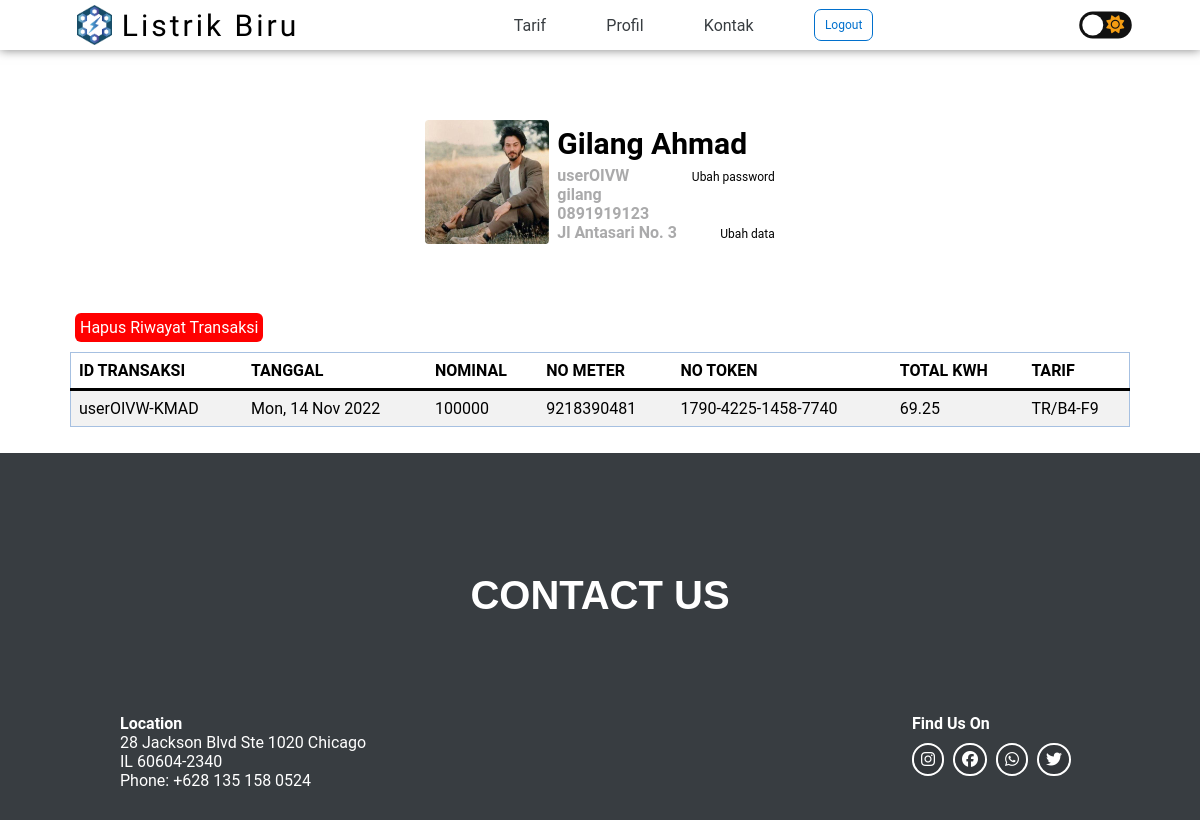
Page /user/profil.php (signed in) on the committed database.
### tables this page shows
CREATE TABLE `user` (
  `id` varchar(10) NOT NULL,
  `username` varchar(25) NOT NULL,
  `password` varchar(255) NOT NULL,
  `nama` varchar(255) NOT NULL,
  `telepon` varchar(255) NOT NULL,
  `alamat` varchar(255) NOT NULL,
  `foto` varchar(255) NOT NULL,
  `level` varchar(255) NOT NULL
);

CREATE TABLE `transaksi` (
  `id` varchar(15) NOT NULL,
  `iduser` varchar(10) NOT NULL,
  `tanggal` varchar(16) NOT NULL,
  `nominal` varchar(255) NOT NULL,
  `nometer` varchar(255) NOT NULL,
  `token` varchar(255) NOT NULL,
  `totalkwh` float NOT NULL,
  `idtarif` varchar(10) NOT NULL
);

### user/profil.php (the view, shortened to what this page needs)
<?php
    require '../php/connection.php';
    if($_SESSION['akun']['level'] == 'admin') {
        header("Location: ../index.php");
        exit;
    } else {
        $id_user = $_SESSION['akun']['id'];
        $sql = mysqli_query($conn, "SELECT * FROM user WHERE id = '$id_user'");
        $data = mysqli_fetch_array($sql);
    }
?>
<!DOCTYPE html>
<html lang="en">
<head>
    <link href="//db.onlinewebfonts.com/c/213e56f9ea368890b9d2da0577e49dab?family=Zona+Pro" rel="stylesheet" type="text/css"/>
    <link rel="stylesheet" href="../stylesheet/style.css">
    <link rel="stylesheet" href="../stylesheet/style-mobile.css">
</head>
<body class="mode-bg">
    <header class="main" id="home">
        <nav class="mode-bg">
            <div class="logo">
                <a href="../index.php" class="mode-text">
                    <img src="../img/logo/logo-listrik.png" alt="">
                    <p>Listrik Biru</p>
                </a>
            </div>
            <ul>
                <li><a class="mode-text" href="../tarif.php">Tarif</a></li>
                <?php if($_SESSION['akun']['level'] == 'admin') { ?>
                    <li><a class="mode-text" href="#">Transaksi</a></li>
                    <li><a class="mode-text" href="../pelanggan.php">Pelanggan</a></li>
                <?php } if($_SESSION['akun']['level'] == 'user') { ?>
                    <li><a class="mode-text" href="profil.php">Profil</a></li>
                    <li><a class="mode-text" href="kontak.php">Kontak</a></li>
                <?php } ?>
                <div class="logout-btn">
                    <a href="../auth/logout.php">Logout</a>
                </div>
            </ul>
            <div class="dark-mode-toggle">
                <label class="label" for="chk">
                    <i class="fas fa-sun"></i>
                    <div class="ball"></div>
                </label>
            </div>
        </nav>
    </header>
    <section id="profil">
        <div class="container-udata">
            <div class="udata-right">
                <img src="../img/profil/<?php echo $data['foto'] ?>" alt="">
            </div>
            <div class="udata-left">
                <h2 class="mode-text"><?php echo $data['nama'] ?></h2>
                <div class="uleft-content">
                    <div class="baca-data">
                        <p><?php echo $data['id'] ?></p>
                        <p><?php echo $data['username'] ?></p>
                        <p><?php echo $data['telepon'] ?></p>
                        <p><?php echo $data['alamat'] ?></p>
                    </div>
                    <div class="aksi-data">
                        <div class="ubah-pwd"><a href="profil/ubah-pwd.php?id=<?php echo $data['id'] ?>" class="mode-text">Ubah password</a></div>
                        <div class="ubah-data"><a href="profil/edit.php?id=<?php echo $data['id'] ?>" class="mode-text">Ubah data</a></div>
                    </div>
                </div>
            </div>
        </div>
        <?php
            $read = mysqli_query($conn, "SELECT * FROM transaksi WHERE iduser = '$id_user'");
            if(mysqli_num_rows($read) > 0){
        ?>
        <div class="daftar-data">
            <div class="feature-del-transaksi">
                <a href="aksi/delete_history.php" class="btn-action erase-btn">Hapus Riwayat Transaksi</a>
            </div>
            <div class="table-user hover-table mode-text">
                <table>
                    <thead class="mode-border">
                        <tr>
                            <th>ID TRANSAKSI</th>
                            <th>TANGGAL</th>
                            <th>NOMINAL</th>
                            <th>NO METER</th>
                            <th>NO TOKEN</th>
                            <th>TOTAL KWH</th>
                            <th>TARIF</th>
                        </tr>
                    </thead>
                    <tbody>
                        <?php while($row = mysqli_fetch_array($read)){ ?>
                                <tr class="games-content">
                                    <td><?php echo $row['id']?></td>
                                    <td><?php echo $row['tanggal']?></td>
                                    <td><?php echo $row['nominal']?></td>
                                    <td><?php echo $row['nometer']?></td>
                                    <td><?php echo $row['token']?></td>
                                    <td><?php echo $row['totalkwh']?></td>
                                    <td><?php echo $row['idtarif']?></td>
                                </tr>
                        <?php } ?>
                    </tbody>
                </table>
            </div>
        </div>
        <?php } ?>
    </section>
    <footer class="mode-bg" style="border-top: 1px solid white; margin-top: 25px; position: static;" id="profil">
        <div class="footer-container">
            <div class="footer-title" id="contact">
                <h2>CONTACT US</h2>
            </div>
            <div class="footer-contact-item">
                <div class="footer-item">
                    <h4>Location</h4>
                    <p>28 Jackson Blvd Ste 1020 Chicago<br>IL 60604-2340<br>Phone: +628 135 158 0524</p>
                </div>
                <div class="footer-item">
                    <h4>Find Us On</h4>
                    <div class="circle-container">
                        <div class="circle ig">
                            <a href="https://www.instagram.com/pixel" onclick="return confirm('You will be redirected to other website.');"><i class="fa-brands fa-instagram"></i></a>
                        </div>
                        <div class="circle fb">
                            <a href="https://www.facebook.com/pixel" onclick="return confirm('You will be redirected to other website.');"><i class="fa-brands fa-facebook"></i></a>
                        </div>
                        <div class="circle wa">
                            <a href="https://www.whatsapp.com/pixel" onclick="return confirm('You will be redirected to other website.');"><i class="fa-brands fa-whatsapp"></i></a>
                        </div>
                        <div class="circle tw">
                            <a href="https://www.twitter.com/pixel" onclick="return confirm('You will be redirected to other website.');"><i class="fa-brands fa-twitter"></i></a>
                        </div>
                    </div>
                </div>
            </div>
        </div>
    </footer>
</body>
</html>

### stylesheet/style.css (style rules this page uses)
* { margin: 0; padding: 0; box-sizing: border-box; }
body { font-family: 'Roboto', sans-serif; overflow-x: hidden; background-color: white; color: black; }
.label { background-color: #111; border-radius: 50px; cursor: pointer; display: flex; align-items: center; justify-content: space-between; padding: 5px; position: relative; height: 18px; width: 35px; transform: scale(1.5); }
.label i { font-size: 12px; }
.label .ball { background-color: #fff; border-radius: 50%; position: absolute; top: 2px; left: 2px; height: 14px; width: 14px; transform: translateX(0px); transition: transform 0.2s linear; }
.fa-sun { color: #f39c12; }
.mode-bg, .mode-text, .mode-img { transition: 0.5s; }
nav { display: flex; background-color: white; justify-content: space-around; color: black; height: 50px; width: 100%; align-items: center; position: fixed; z-index: 1; box-shadow: 0px 0px 10px 0px rgba(0, 0, 0, 0.5); }
.logo a { font-family: Viga; letter-spacing: 3px; font-size: 30px; text-decoration: none; color: black; }
nav ul { display: flex; list-style: none; width: 40%; justify-content: space-evenly; align-items: center; }
nav ul li a { text-decoration: none; color: #383d41; }
.logout-btn a { font-size: 12px; display: block; text-decoration: none; padding: 8px 10px; color: #0170CD; border: 1px solid #0170CD; border-radius: 7px; transition: 0.2s; }
.logo a { display: flex; align-items: center; }
.logo a img { height: 40px; padding-right: 10px; }
header { background-image: url(../img/background/animasi.jpg); background-size: cover; }
.daftar-data { padding: 0 70px; }
.table-user table { caption-side: bottom; border-collapse: collapse; border: 1px solid #A6C0E1; }
.table-user table thead { border-bottom: 3px solid black; background-color: transparent; }
.table-user thead tr th { text-align: left; }
.table-user table { --bs-table-bg: transparent; --bs-table-accent-bg: transparent; --bs-table-striped-color: var(#212529); --bs-table-striped-bg: rgba(0, 0, 0, 0.05); --bs-table-hover-color: var(#212529); --bs-table-hover-bg: rgba(0, 0, 0, 0.075); width: 100%; margin-bottom: 1rem; color: var(#000); vertical-align: top; border-color: var(#373b3e); margin: 15px 0; }
.table-user table > :not(caption) > * > * { padding: 0.5rem 0.5rem; background-color: var(--bs-table-bg); border-bottom-width: 1px; box-shadow: inset 0 0 0 9999px var(--bs-table-accent-bg); }
.table-user table > tbody { vertical-align: inherit; }
.table-user table > thead { vertical-align: bottom; }
.table-user table > tbody > tr:nth-of-type(odd) > * { --bs-table-accent-bg: var(--bs-table-striped-bg); color: var(--bs-table-striped-color); }
.btn-action { padding: 5px; border-radius: 6px; margin: 5px 5px; text-decoration: none; color: white; }
section#profil { padding-top: 50px; }
.container-udata { padding: 70px 0; display: flex; justify-content: center; }
.udata-right img { height: 124px; width: 124px; border-radius: 4px; }
.udata-left { display: flex; flex-direction: column; justify-content: space-evenly; padding-left: 8px; }
.udata-left h2 { font-size: 30px; }
.uleft-content { display: flex; justify-content: space-between; }
.baca-data p { font-weight: bold; color: #AAAAAB; }
.aksi-data { text-align: right; display: flex; flex-direction: column; justify-content: space-between; padding-left: 15px; }
.aksi-data a { font-size: 12px; color: black; text-decoration: none; }
.erase-btn { background-color: red; border: 0; }
.feature-del-transaksi { padding: 0; }
footer { width: 100%; background-color: #383d41; padding: 120px 120px 30px 120px; color: white; display: flex; justify-content: center; flex-direction: column; position: absolute; bottom: 0; }
.footer-title h2 { display: flex; justify-content: center; align-items: center; font-family: 'Zona Pro', sans-serif; font-size: 40px; }
.footer-contact-item { display: flex; justify-content: space-between; }
.footer-item { padding-top: 10%; display: flex; flex-direction: column; }
.circle-container { justify-content: center; display: flex; flex-direction: row; padding-top: 10px; }
.circle { margin-right: 9px; padding: 5px 7px; display: flex; text-align: center; justify-content: center; background-color: rgba(0, 0, 0, 0.1); border-radius: 100px; border: 2px solid white; transition: 0.5s; }
.circle a { text-decoration: none; }
.circle i { color: white; }

### rows in the picture
user: foto (picture), nama "Gilang Ahmad", id "userOIVW", username "gilang", telepon "0891919123", alamat "Jl Antasari No. 3"
transaksi: id "userOIVW-KMAD", tanggal "Mon, 14 Nov 2022", nominal "100000", nometer "9218390481", token "1790-4225-1458-7740", totalkwh "69.25", idtarif "TR/B4-F9"
